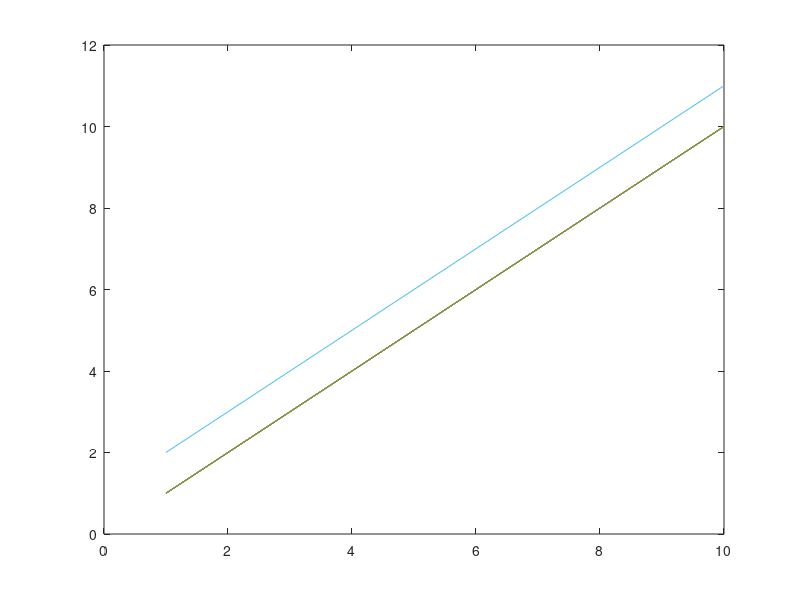

Recreate this plot in MATLAB. (Note: this script raises an error after producing the figure.)
clear all;
close all;
clc;
addpath('fcn/aoa2');
addpath('fcn/old');
addpath('fcn/common');

data_file = '../02_v2lcDataGen/data/v2lcRun_sm1_laneChange.mat';
T_s = 1/1e6; % sec
circuit_temperature = 298;
iterations = 100;
validAoAThd = 1e-7;
add_noise = 1;

sim = 0;
res = 1;
c1_arr = {'day'};
c2_arr = {'50Hz', '100Hz', '125Hz', '200Hz', '250Hz'};
c3_arr = {'clear'};

if sim == 1
    for i_c1=1:length(c1_arr)
        for i_c2=1:length(c2_arr)
            for i_c3=1:length(c3_arr)
                cond1 = c1_arr{i_c1};
                cond2 = c2_arr{i_c2};
                cond3 = c3_arr{i_c3};
                res_file  = strcat('results/aoa2_sm1_',cond1,'_',cond2,'_',cond3,'.mat');
                
                aoa2_simulate(data_file, res_file, iterations, validAoAThd, add_noise, T_s, circuit_temperature, cond1, cond2, cond3);
            end
        end
    end
end

%% results
if res == 1
    h = plot(1:10,1:10,1:10,1:10,1:10,1:10,1:10,1:10,1:10,1:10,1:10,2:11);
    colors = get(h,'Color');
    color_counter = 1;
    close; clear h
%     figure
    for i=1:length(c2_arr)
        cond1 = c1_arr{1};
        cond2 = c2_arr{i};
        cond3 = c3_arr{1};
        res_file  = strcat('results/aoa2_sm1_',cond1,'_',cond2,'_',cond3,'.mat');
        
        load(res_file)

%         figure
%         plot_dir(vehicle.target_relative.tx1_qrx4.x,vehicle.target_relative.tx1_qrx4.y,vehicle.target_relative.heading, 800)
%         axis equal; ylim([ -1 8 ]); xlim([ -2.5 2.5 ])

        ex11 = zeros(length(vehicle.target_relative.tx1_qrx4.x),size(cx11,2));
        ey11 = zeros(length(vehicle.target_relative.tx1_qrx4.x),size(cx11,2));
        ex12 = zeros(length(vehicle.target_relative.tx1_qrx4.x),size(cx11,2));
        ey12 = zeros(length(vehicle.target_relative.tx1_qrx4.x),size(cx11,2));
        ex11_maxpool = zeros(size(cx11));     ex11_avgpool = zeros(size(cx11));
        ey11_maxpool = zeros(size(cx11));     ey11_avgpool = zeros(size(cx11));
        ex12_maxpool = zeros(size(cx11));     ex12_avgpool = zeros(size(cx11));
        ey12_maxpool = zeros(size(cx11));     ey12_avgpool = zeros(size(cx11));
        k_prev = 0;
        for ik=1:length(vehicle.target_relative.tx1_qrx4.x)
            k = floor(ik/vlpDecimRate); % kth_estimation
            if(k==0)
                ex11(ik) = NaN;
                ey11(ik) = NaN;
                ex12(ik) = NaN;
                ey12(ik) = NaN;
            else
                ex11(ik,:) = ones(size(cx11(k,:)))*vehicle.target_relative.tx1_qrx4.x(ik) - cx11(k,:);
                ey11(ik,:) = ones(size(cy11(k,:)))*vehicle.target_relative.tx1_qrx4.y(ik) - cy11(k,:);
                ex12(ik,:) = ones(size(cx12(k,:)))*vehicle.target_relative.tx2_qrx3.x(ik) - cx12(k,:);
                ey12(ik,:) = ones(size(cy12(k,:)))*vehicle.target_relative.tx2_qrx3.y(ik) - cy12(k,:);
                if(k_prev~=k) && (k_prev~=0)
                    ex11_maxpool(k,:) = max(ex11((1 + ik - vlpDecimRate):ik,:),[],1);
                    ey11_maxpool(k,:) = max(ey11((1 + ik - vlpDecimRate):ik,:),[],1);
                    ex12_maxpool(k,:) = max(ex12((1 + ik - vlpDecimRate):ik,:),[],1);
                    ey12_maxpool(k,:) = max(ey12((1 + ik - vlpDecimRate):ik,:),[],1);
                    ex11_avgpool(k,:) = mean(ex11((1 + ik - vlpDecimRate):ik,:),1);
                    ey11_avgpool(k,:) = mean(ey11((1 + ik - vlpDecimRate):ik,:),1);
                    ex12_avgpool(k,:) = mean(ex12((1 + ik - vlpDecimRate):ik,:),1);
                    ey12_avgpool(k,:) = mean(ey12((1 + ik - vlpDecimRate):ik,:),1);
                end
                k_prev = k;
            end
        end
        ex11_mean = mean(ex11,2);   ey11_mean = mean(ey11,2);   ex12_mean = mean(ex12,2);   ey12_mean = mean(ey12,2);
        ex11_stdev = std(ex11,0,2); ey11_stdev = std(ey11,0,2); ex12_stdev = std(ex12,0,2); ey12_stdev = std(ey12,0,2);
        e4d_mean = sqrt(ex11_mean.^2+ey11_mean.^2+ex12_mean.^2+ey12_mean.^2);
        e4d_stdev = sqrt(ex11_stdev.^2+ey11_stdev.^2+ex12_stdev.^2+ey12_stdev.^2);
        e2d_mean = sqrt(ex11_mean.^2+ey11_mean.^2);
        e2d_stdev = sqrt(ex11_stdev.^2+ey11_stdev.^2);
        ex11_maxpool_mean = mean(ex11_maxpool,2);    ex11_maxpool_stdev = std(ex11_maxpool,0,2);
        ey11_maxpool_mean = mean(ey11_maxpool,2);    ey11_maxpool_stdev = std(ey11_maxpool,0,2);
        ex12_maxpool_mean = mean(ex12_maxpool,2);    ex12_maxpool_stdev = std(ex12_maxpool,0,2);
        ey12_maxpool_mean = mean(ey12_maxpool,2);    ey12_maxpool_stdev = std(ey12_maxpool,0,2);
        e4d_maxpool_mean = sqrt(ex11_maxpool_mean.^2+ey11_maxpool_mean.^2+ex12_maxpool_mean.^2+ey12_maxpool_mean.^2);
        e4d_maxpool_stdev = sqrt(ex11_maxpool_stdev.^2+ey11_maxpool_stdev.^2+ex12_maxpool_stdev.^2+ey12_maxpool_stdev.^2);
        ex11_avgpool_mean = mean(ex11_avgpool,2);    ex11_avgpool_stdev = std(ex11_avgpool,0,2);
        ey11_avgpool_mean = mean(ey11_avgpool,2);    ey11_avgpool_stdev = std(ey11_avgpool,0,2);
        ex12_avgpool_mean = mean(ex12_avgpool,2);    ex12_avgpool_stdev = std(ex12_avgpool,0,2);
        ey12_avgpool_mean = mean(ey12_avgpool,2);    ey12_avgpool_stdev = std(ey12_avgpool,0,2);
        e4d_avgpool_mean = sqrt(ex11_avgpool_mean.^2+ey11_avgpool_mean.^2+ex12_avgpool_mean.^2+ey12_avgpool_mean.^2);
        e4d_avgpool_stdev = sqrt(ex11_avgpool_stdev.^2+ey11_avgpool_stdev.^2+ex12_avgpool_stdev.^2+ey12_avgpool_stdev.^2);
        
        aoa2_crlb = zeros(size(cx11,1),4,4);
        for i_crlb=1:size(cx11,1)
            if(i_crlb == 1)
                aoa2_crlb(i_crlb,:,:) = NaN;
            else
                sampler = vlpDecimRate;
                x11 = mean(vehicle.target_relative.tx1_qrx4.x( ((i_crlb-1)*sampler+1):(i_crlb*sampler) ));
                y11 = mean(vehicle.target_relative.tx1_qrx4.y( ((i_crlb-1)*sampler+1):(i_crlb*sampler) ));
                x12 = mean(vehicle.target_relative.tx2_qrx3.x( ((i_crlb-1)*sampler+1):(i_crlb*sampler) ));
                y12 = mean(vehicle.target_relative.tx2_qrx3.y( ((i_crlb-1)*sampler+1):(i_crlb*sampler) ));
                
                sigmaW       = deg2rad([std(aoa_11,0,2) std(aoa_12,0,2) std(aoa_21,0,2) std(aoa_22,0,2)]);
                P            = [x11 y11 x12 y12];
                L            = vehicle.ego.width;
                aoa2_crlb(i_crlb,:,:) = aoa2_evaluate_crlb(sigmaW, P, L);
            end
        end
        crlb_4d = sqrt(abs(aoa2_crlb(:,1,1)) + abs(aoa2_crlb(:,2,2)) + abs(aoa2_crlb(:,3,3)) + abs(aoa2_crlb(:,4,4)) );
        crlb_2d = sqrt(abs(aoa2_crlb(:,1,1)) + abs(aoa2_crlb(:,2,2)) );

        semilogy(vehicle.t.values(1:vlpDecimRate:end),e4d_maxpool_mean,'LineWidth',2,'Color',colors{color_counter})
        hold on
        ylim([1e-2 1e0]), grid on
        color_counter = color_counter + 1;
    end
    
    legend(c2_arr,'Location','best')
end

